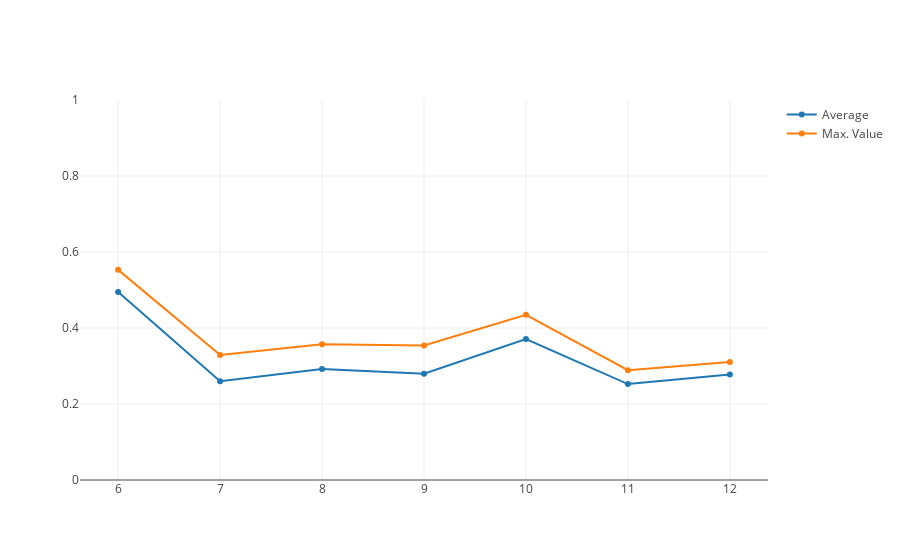

Notebook cell for this chart:
### Code cell
trace = go.Scatter(
    x = x_series,
    y = avg_series,
    name='Average'
)

trace2 = go.Scatter(
    x = x_series,
    y = max_series,
    name='Max. Value'
)

data = [trace, trace2]

layout = go.Layout(
    yaxis = dict(
        range=[0,1]
    )
)
fig = go.Figure(data=data, layout=layout)
iplot(fig, filename='basic-line')

### Figure 1 — Plotly figure (JSON) as saved in the notebook; plotly's stock layout.template omitted (floating-point values rounded to 4 significant figures)
{"data": [{"name": "Average", "type": "scatter", "uid": "f1ace157-3717-4add-90d8-a113cce62602", "x": [6, 7, 8, 9, 10, 11, 12], "y": [0.495, 0.2599, 0.2919, 0.2795, 0.3709, 0.2524, 0.2777]}, {"name": "Max. Value", "type": "scatter", "uid": "5a345a85-bba6-46fb-a340-dd84e8e791ef", "x": [6, 7, 8, 9, 10, 11, 12], "y": [0.553, 0.3288, 0.3571, 0.3539, 0.4346, 0.2891, 0.3107]}], "layout": {"autosize": true, "xaxis": {"autorange": true, "range": [5.643, 12.36], "type": "linear"}, "yaxis": {"range": [0, 1], "type": "linear"}}}
